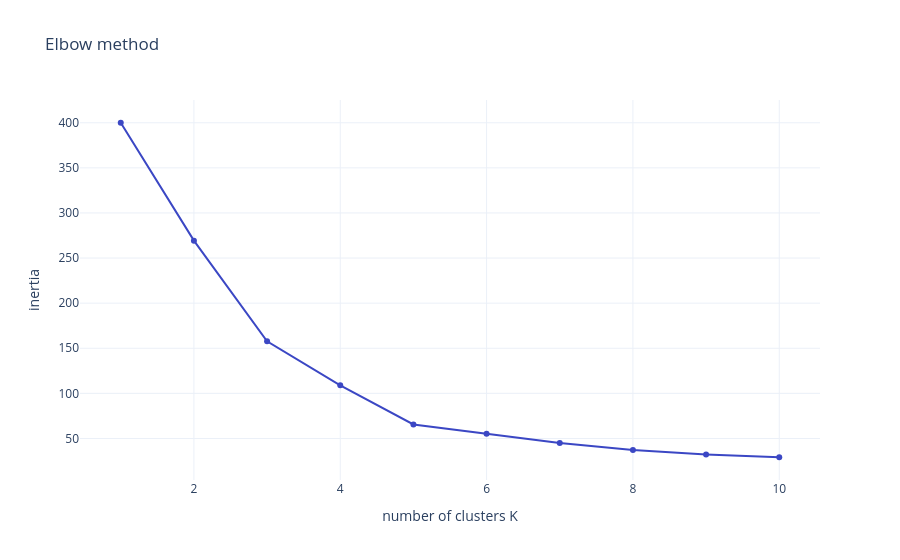

This figure's notebook cell:
### Markdown cell above
## How many segments? 🔢

4. Use the elbow method: fit K-Means for $K$ from 1 to 10 (with `n_init=10, random_state=0`), store the inertia of each fit and plot it. Which $K$ would you choose?

### Code cell
ks = range(1, 11)
inertias = [KMeans(n_clusters=k, n_init=10, random_state=0).fit(X_scaled).inertia_ for k in ks]
for k, inertia in zip(ks, inertias):
    print(f"K={k:>2}: inertia {inertia:6.1f}")
fig = px.line(x=list(ks), y=inertias, markers=True, title="Elbow method")
fig.update_layout(xaxis_title="number of clusters K", yaxis_title="inertia")
fig.show()

### Figure 1 — Plotly figure (JSON) as saved in the notebook; plotly's stock layout.template omitted (floating-point values rounded to 4 significant figures)
{"data": [{"hovertemplate": "x=%{x}<br>y=%{y}<extra></extra>", "legendgroup": "", "line": {"color": "#3B47C4", "dash": "solid"}, "marker": {"symbol": "circle"}, "mode": "lines+markers", "name": "", "orientation": "v", "showlegend": false, "type": "scatter", "x": [1, 2, 3, 4, 5, 6, 7, 8, 9, 10], "xaxis": "x", "y": [400.0, 269.3, 157.7, 108.9, 65.57, 55.11, 44.91, 37.15, 32.35, 29.18], "yaxis": "y"}], "layout": {"legend": {"tracegroupgap": 0}, "title": {"text": "Elbow method"}, "xaxis": {"anchor": "y", "domain": [0.0, 1.0], "title": {"text": "number of clusters K"}}, "yaxis": {"anchor": "x", "domain": [0.0, 1.0], "title": {"text": "inertia"}}}}
